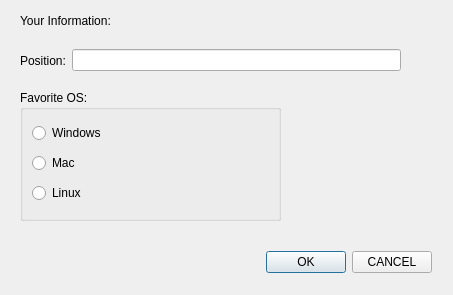
<?xml version="1.0" encoding="UTF-8"?>
<ui version="4.0">
 <class>InfoDialog</class>
 <widget class="QDialog" name="InfoDialog">
  <property name="geometry">
   <rect>
    <x>0</x>
    <y>0</y>
    <width>453</width>
    <height>295</height>
   </rect>
  </property>
  <property name="windowTitle">
   <string>Dialog</string>
  </property>
  <widget class="QLabel" name="label">
   <property name="geometry">
    <rect>
     <x>20</x>
     <y>10</y>
     <width>141</width>
     <height>21</height>
    </rect>
   </property>
   <property name="text">
    <string>Your Information:</string>
   </property>
  </widget>
  <widget class="QGroupBox" name="groupBox">
   <property name="geometry">
    <rect>
     <x>20</x>
     <y>90</y>
     <width>261</width>
     <height>131</height>
    </rect>
   </property>
   <property name="title">
    <string>Favorite OS:</string>
   </property>
   <layout class="QVBoxLayout" name="verticalLayout">
    <item>
     <widget class="QRadioButton" name="WindowsradioButton">
      <property name="text">
       <string>Windows</string>
      </property>
     </widget>
    </item>
    <item>
     <widget class="QRadioButton" name="MacradioButton">
      <property name="text">
       <string>Mac</string>
      </property>
     </widget>
    </item>
    <item>
     <widget class="QRadioButton" name="LinuxradioButton">
      <property name="text">
       <string>Linux</string>
      </property>
     </widget>
    </item>
   </layout>
  </widget>
  <widget class="QWidget" name="">
   <property name="geometry">
    <rect>
     <x>20</x>
     <y>40</y>
     <width>381</width>
     <height>41</height>
    </rect>
   </property>
   <layout class="QHBoxLayout" name="horizontalLayout">
    <item>
     <widget class="QLabel" name="label_2">
      <property name="text">
       <string>Position:</string>
      </property>
     </widget>
    </item>
    <item>
     <widget class="QLineEdit" name="PositionlineEdit"/>
    </item>
   </layout>
  </widget>
  <widget class="QWidget" name="">
   <property name="geometry">
    <rect>
     <x>30</x>
     <y>250</y>
     <width>402</width>
     <height>24</height>
    </rect>
   </property>
   <layout class="QHBoxLayout" name="horizontalLayout_2">
    <item>
     <spacer name="horizontalSpacer">
      <property name="orientation">
       <enum>Qt::Horizontal</enum>
      </property>
      <property name="sizeHint" stdset="0">
       <size>
        <width>228</width>
        <height>20</height>
       </size>
      </property>
     </spacer>
    </item>
    <item>
     <widget class="QPushButton" name="OKpushButton">
      <property name="text">
       <string>OK</string>
      </property>
     </widget>
    </item>
    <item>
     <widget class="QPushButton" name="CANCELpushButton">
      <property name="text">
       <string>CANCEL</string>
      </property>
     </widget>
    </item>
   </layout>
  </widget>
 </widget>
 <resources/>
 <connections/>
</ui>
